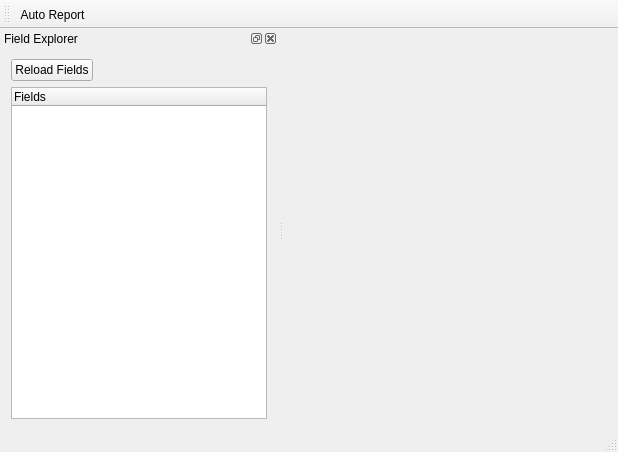
<?xml version="1.0" encoding="UTF-8"?>
<ui version="4.0">
 <class>MainWindow</class>
 <widget class="QMainWindow" name="MainWindow">
  <property name="geometry">
   <rect>
    <x>0</x>
    <y>0</y>
    <width>618</width>
    <height>452</height>
   </rect>
  </property>
  <property name="windowTitle">
   <string>Generator</string>
  </property>
  <widget class="QWidget" name="centralWidget">
   <layout class="QVBoxLayout" name="verticalLayout"/>
  </widget>
  <widget class="QMenuBar" name="menuBar">
   <property name="geometry">
    <rect>
     <x>0</x>
     <y>0</y>
     <width>618</width>
     <height>21</height>
    </rect>
   </property>
  </widget>
  <widget class="QStatusBar" name="statusBar"/>
  <widget class="QDockWidget" name="dockWidget">
   <property name="windowTitle">
    <string>Field Explorer</string>
   </property>
   <attribute name="dockWidgetArea">
    <number>1</number>
   </attribute>
   <widget class="QWidget" name="dockWidgetContents">
    <layout class="QVBoxLayout" name="verticalLayout_2">
     <item>
      <layout class="QHBoxLayout" name="horizontalLayout">
       <item>
        <widget class="QPushButton" name="pushButton">
         <property name="text">
          <string>Reload Fields</string>
         </property>
        </widget>
       </item>
       <item>
        <spacer name="horizontalSpacer">
         <property name="orientation">
          <enum>Qt::Horizontal</enum>
         </property>
         <property name="sizeHint" stdset="0">
          <size>
           <width>40</width>
           <height>20</height>
          </size>
         </property>
        </spacer>
       </item>
      </layout>
     </item>
     <item>
      <widget class="QTreeWidget" name="treeWidget">
       <property name="indentation">
        <number>6</number>
       </property>
       <column>
        <property name="text">
         <string>Fields</string>
        </property>
       </column>
      </widget>
     </item>
    </layout>
   </widget>
  </widget>
  <widget class="QToolBar" name="toolBar">
   <property name="windowTitle">
    <string>toolBar</string>
   </property>
   <property name="toolButtonStyle">
    <enum>Qt::ToolButtonIconOnly</enum>
   </property>
   <attribute name="toolBarArea">
    <enum>TopToolBarArea</enum>
   </attribute>
   <attribute name="toolBarBreak">
    <bool>false</bool>
   </attribute>
   <addaction name="actionAuto_Report"/>
  </widget>
  <action name="actionAuto_Report">
   <property name="icon">
    <iconset resource="../images/OpenRPTWrtembed.qrc">
     <normaloff>:/OpenRPT/icons/numeric_field_32.png</normaloff>:/OpenRPT/icons/numeric_field_32.png</iconset>
   </property>
   <property name="text">
    <string>Auto Report</string>
   </property>
  </action>
 </widget>
 <layoutdefault spacing="6" margin="11"/>
 <resources>
  <include location="../images/OpenRPTWrtembed.qrc"/>
 </resources>
 <connections/>
</ui>
